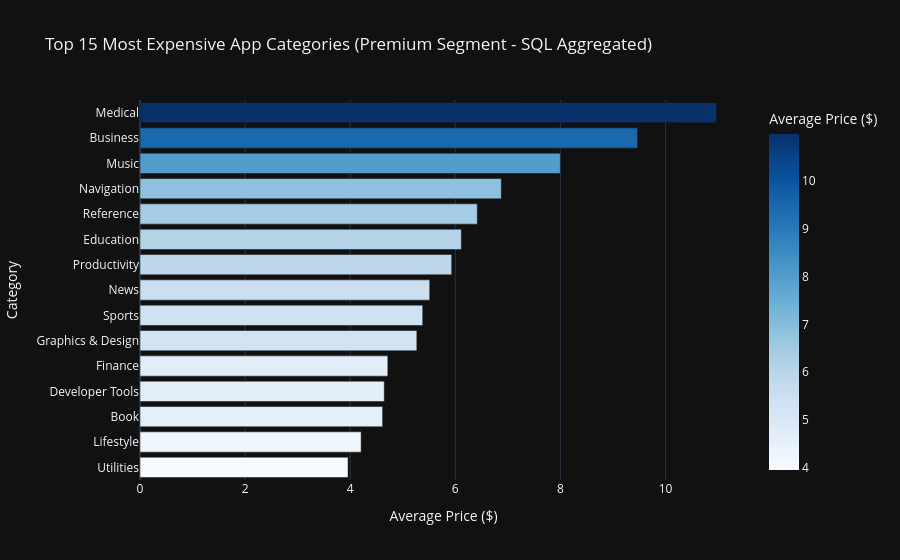

Here is the notebook cell this chart was saved with:
### Code cell
# 1. SQL-Abfrage für das Premium-Segment
# Wir filtern auf Price > 0 und aggregieren direkt in der DB
query_price = """
SELECT 
    Primary_Genre, 
    AVG(Price) as Avg_Price, 
    COUNT(App_Name) as App_Count
FROM apps
WHERE Price > 0
GROUP BY Primary_Genre
ORDER BY Avg_Price DESC
LIMIT 15
"""

price_analysis = get_data(query_price)

# 2. Visualisierung
fig_price = px.bar(
    price_analysis, 
    x='Avg_Price', 
    y='Primary_Genre', 
    orientation='h',
    color='Avg_Price',
    color_continuous_scale='Blues',
    labels={'Avg_Price': 'Average Price ($)', 'Primary_Genre': 'Category'},
    title='Top 15 Most Expensive App Categories (Premium Segment - SQL Aggregated)'
)

fig_price.update_layout(
    yaxis={'categoryorder':'total ascending'},
    template='plotly_dark'
)
fig_price.show()

print(f"Preisanalyse für {len(price_analysis)} Top-Genres abgeschlossen.")

### Figure 1 — Plotly figure (JSON) as saved in the notebook; plotly's stock layout.template omitted (floating-point values rounded to 4 significant figures)
{"data": [{"hovertemplate": "Average Price ($)=%{marker.color}<br>Category=%{y}<extra></extra>", "legendgroup": "", "marker": {"color": [10.97, 9.469, 7.999, 6.876, 6.418, 6.115, 5.932, 5.513, 5.38, 5.268, 4.716, 4.649, 4.617, 4.208, 3.959], "coloraxis": "coloraxis", "pattern": {"shape": ""}}, "name": "", "orientation": "h", "showlegend": false, "textposition": "auto", "type": "bar", "x": [10.97, 9.469, 7.999, 6.876, 6.418, 6.115, 5.932, 5.513, 5.38, 5.268, 4.716, 4.649, 4.617, 4.208, 3.959], "xaxis": "x", "y": ["Medical", "Business", "Music", "Navigation", "Reference", "Education", "Productivity", "News", "Sports", "Graphics & Design", "Finance", "Developer Tools", "Book", "Lifestyle", "Utilities"], "yaxis": "y"}], "layout": {"barmode": "relative", "coloraxis": {"colorbar": {"title": {"text": "Average Price ($)"}}, "colorscale": [[0, "rgb(247,251,255)"], [0.125, "rgb(222,235,247)"], [0.25, "rgb(198,219,239)"], [0.375, "rgb(158,202,225)"], [0.5, "rgb(107,174,214)"], [0.625, "rgb(66,146,198)"], [0.75, "rgb(33,113,181)"], [0.875, "rgb(8,81,156)"], [1, "rgb(8,48,107)"]]}, "legend": {"tracegroupgap": 0}, "title": {"text": "Top 15 Most Expensive App Categories (Premium Segment - SQL Aggregated)"}, "xaxis": {"anchor": "y", "domain": [0, 1], "title": {"text": "Average Price ($)"}}, "yaxis": {"anchor": "x", "categoryorder": "total ascending", "domain": [0, 1], "title": {"text": "Category"}}}}
